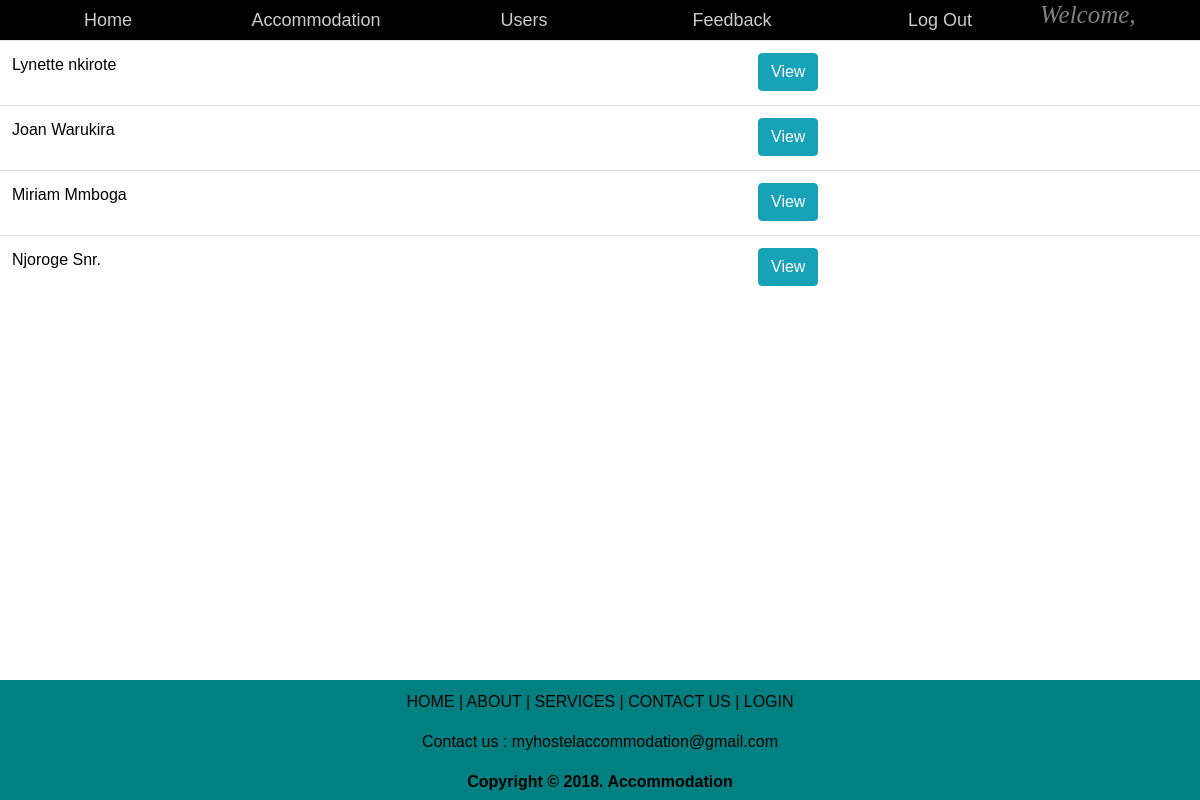
Page /viewusers.php on the committed database.
### tables this page shows
CREATE TABLE `users` (
  `userid` int(200) NOT NULL,
  `fullname` varchar(200) NOT NULL,
  `gender` varchar(10) NOT NULL,
  `uni` varchar(100) NOT NULL,
  `phone` varchar(10) NOT NULL,
  `username` varchar(100) NOT NULL,
  `email` varchar(100) NOT NULL,
  `password` varchar(100) NOT NULL,
  `type` varchar(10) NOT NULL
);

### viewusers.php (the view, shortened to what this page needs)
<?php
$link=mysqli_connect("localhost","root","");
mysqli_select_db($link,"myhostel");
?>
 <!DOCTYPE html>
<html>
<head>
		<?php include('links.php'); ?>
	<link rel="stylesheet" href="styles1.css">
</head>
<body>
    <?php include './admin-nav.php'; ?>
<div class="thetowns">
	<table class="table">
<?php
$res=mysqli_query($link,"select * from users order by userid DESC");
while($row=mysqli_fetch_array($res))
{
?>
		<tr>
			<td>
  <p style="color:black;"><?php echo $row["fullname"]; ?></p>
<td><input type="button" name="view" value="View" id="<?php echo $row["userid"]; ?>" class="btn btn-info btn-xs view_data"/>
</td>
</tr>
<?php
}
?>
</table>
</div>
	<footer>
		<p>HOME | ABOUT | SERVICES | CONTACT US | LOGIN</p>
                    <p>Contact us : myhostelaccommodation@gmail.com</p>
		<p><b>Copyright &copy; 2018. Accommodation</b> </p>
	</footer>
</body>
</html>

### css/styles1.css (style rules this page uses)
body { font-family: sans-serif; width: 100%; }
footer { bottom: 0px; background-color: teal; text-align: center; width: 100%; left: 0; color: white; height: 100px; padding-top: 10px; }

### styles1.css (style rules this page uses)
body { font-family: Arial; width: 100%; }
footer { bottom: 0px; background-color: teal; text-align: center; width: 100%; left: 0; color: white; height: 120px; padding-top: 10px; }

### viewusers.php (style rules this page uses)
footer { bottom: 0px; text-align: center; width: 100%; left: 0; color: black; height: 120px; padding-top: 10px; position: fixed; }

### rows in the picture
users: fullname "Lynette nkirote"
users: fullname "Joan Warukira"
users: fullname "Miriam Mmboga"
users: fullname "Njoroge Snr."
